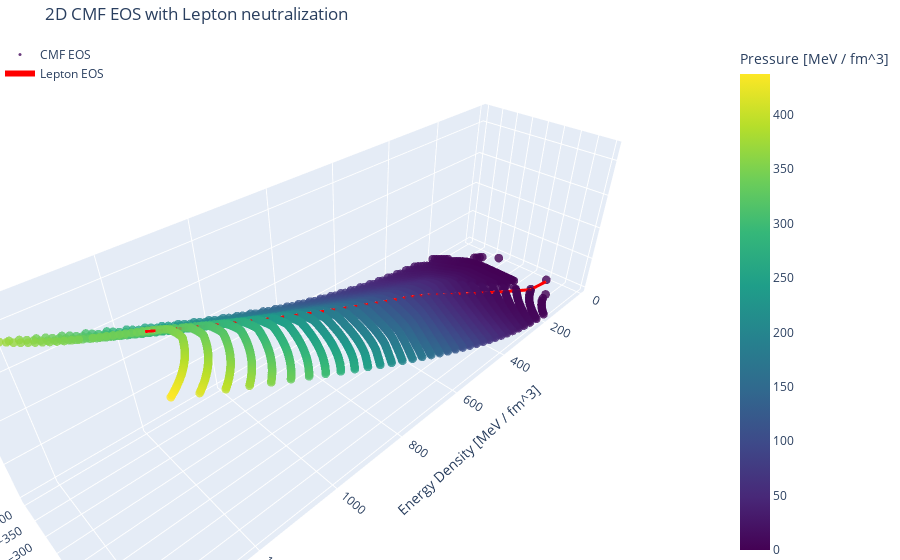

The cell this chart's notebook holds for it:
### Markdown cell above
#### $P(\varepsilon) \, vs \, \mu_Q$

### Code cell
plot_2D_CMF_EoS_with_Lepton(jobs[0]['cmf_eos'], jobs[0]['eos'], "muQ")

### Figure 1 — Plotly figure (JSON) as saved in the notebook; plotly's stock layout.template omitted (floating-point values rounded to 4 significant figures; data arrays with more than 128 entries replaced by an {"elided": "..."} marker saying what was removed)
{"data": [{"marker": {"color": {"elided": "2649 float values"}, "colorbar": {"title": {"text": "Pressure [MeV / fm^3]"}}, "colorscale": [[0, "#440154"], [0.1111, "#482878"], [0.2222, "#3e4989"], [0.3333, "#31688e"], [0.4444, "#26828e"], [0.5556, "#1f9e89"], [0.6667, "#35b779"], [0.7778, "#6ece58"], [0.8889, "#b5de2b"], [1, "#fde725"]], "opacity": 0.8, "size": 3}, "mode": "markers", "name": "CMF EOS", "type": "scatter3d", "x": {"elided": "2649 float values"}, "y": {"elided": "2649 int values"}, "z": {"elided": "2649 float values"}}, {"line": {"color": "red", "width": 6}, "mode": "lines", "name": "Lepton EOS", "type": "scatter3d", "x": [36.55, 110.2, 148.9, 180.9, 209.8, 237.0, 263.2, 288.8, 314.0, 339.1, 364.2, 389.4, 414.8, 443.2, 473.6, 506.0, 539.7, 574.0, 608.7, 644.0, 679.7, 715.9, 752.8, 790.4, 828.7, 867.5, 907.0, 946.9, 987.4, 1028.0, 1070.0, 1112.0, 1155.0, 1198.0], "y": [-84.99, -93.07, -118.3, -137.4, -153.3, -167.0, -179.3, -190.4, -200.6, -210.0, -218.9, -227.2, -235.1, -241.8, -247.5, -251.5, -254.3, -256.8, -259.0, -261.1, -263.1, -265.0, -266.5, -267.6, -268.3, -268.9, -269.5, -269.9, -270.3, -270.6, -271.0, -271.3, -271.5, -271.9], "z": [0.05939, 1.739, 4.489, 7.952, 12.02, 16.64, 21.76, 27.38, 33.47, 40.01, 47.01, 54.44, 62.31, 70.63, 79.45, 88.77, 98.63, 109.0, 120.0, 131.5, 143.5, 156.0, 169.1, 182.8, 196.9, 211.6, 226.9, 242.7, 259.0, 275.9, 293.4, 311.4, 329.9, 348.9]}], "layout": {"legend": {"x": 0, "y": 1}, "margin": {"b": 0, "l": 0, "r": 0, "t": 40}, "scene": {"xaxis": {"title": {"text": "Energy Density [MeV / fm^3]"}}, "yaxis": {"title": {"text": "Electric Charge Chemical Potential [MeV]"}}, "zaxis": {"title": {"text": "Pressure [MeV / fm^3]"}}}, "title": {"text": "2D CMF EOS with Lepton neutralization"}}}
